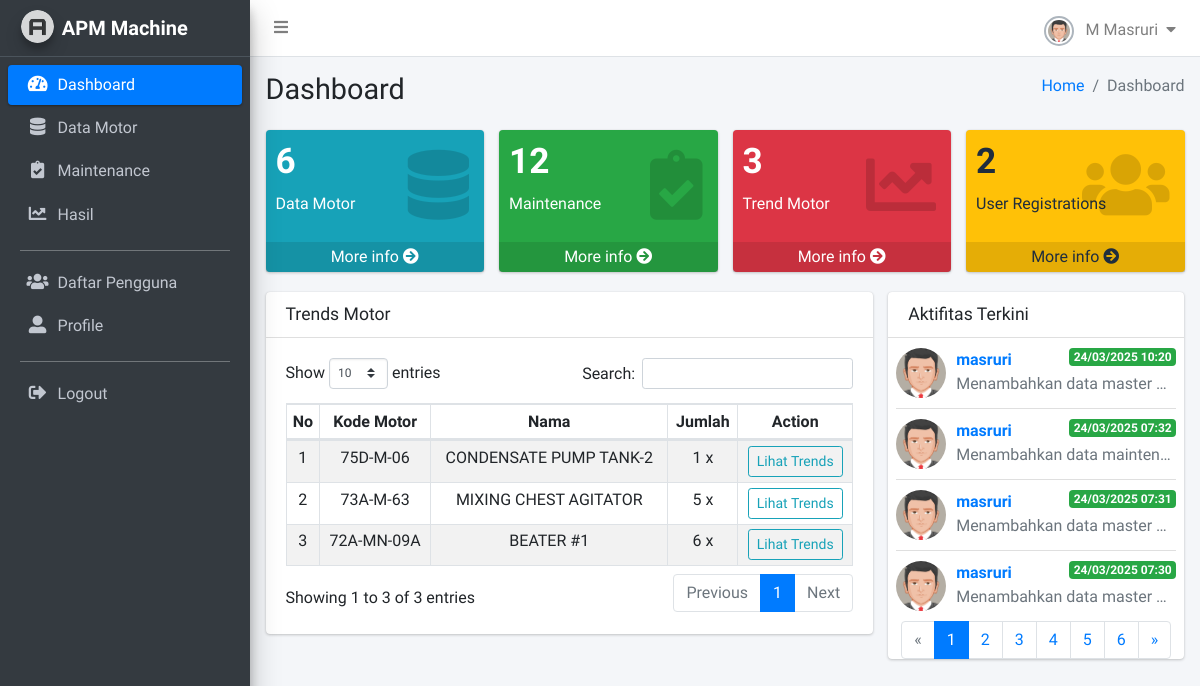
Before: /apm-machine/dashboard/ (signed in) with the older database file.
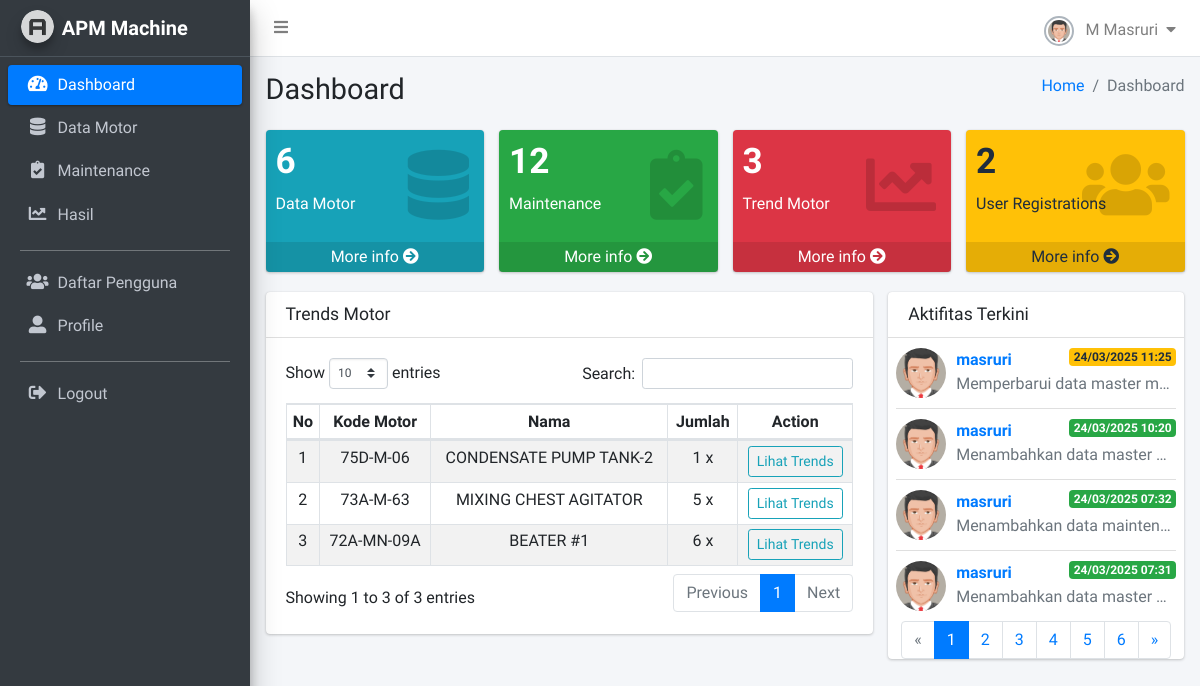
After: the same page with the newer database file.
### monitoring/models.py (models this page shows, shortened)
class Motor(models.Model):
    tag_number = models.CharField(_("Tag No"), max_length=50, unique=True)
    name = models.CharField(_("Motor Name"), max_length=100, null=True, blank=True)
    output = models.FloatField(_("Output"), help_text='Daya dalam KW', null=True, blank=True)
    voltage = models.FloatField(_("Voltage"), help_text='Tegangan dalam Volt', null=True, blank=True)
    starter_type = models.CharField(_("Starter Type"), max_length=50, null=True, blank=True)
    set_ol = models.FloatField(_("SET OL"), null=True, blank=True)
    input = models.FloatField(_("Input"), help_text='Arus dalam Ampere', null=True, blank=True)
    speed = models.FloatField(_("Speed"), help_text='RPM', null=True, blank=True)
    frek = models.FloatField(_("FREK/WEN/CY/HZ"), null=True, blank=True)
    frame = models.CharField(_("Frame"), max_length=50, null=True, blank=True)
    foundation_type = models.CharField(_("Fondation Type"), max_length=50, help_text='Rigid atau Flexible', null=True, blank=True)
    class_type = models.CharField(_("Class Type"), max_length=50, help_text='Kelas 2 atau 3', null=True, blank=True)
    created_at = models.DateTimeField(auto_now_add=True, verbose_name="Dibuat Pada")
    class Meta:
        verbose_name = "Motor"
        verbose_name_plural = "Daftar Motor"

class LogActivity(models.Model):
    user = models.ForeignKey(User, on_delete=models.CASCADE)
    action = models.CharField(max_length=100)
    description = models.TextField()
    timestamp = models.DateTimeField(auto_now_add=True)
    class Meta:
        verbose_name = "Logs Activity"
        verbose_name_plural = "Logs Aktifitas Pengguna"

### monitoring/views/dashboards.py (the view)
# urls.py: path('dashboard/', dashboard, name='dashboard'),
@login_required(login_url='login')
def dashboard(request):
    motors = Motor.objects.all()
    maintenances = Maintenance.objects.all()
    users = User.objects.all()
    logs_list = LogActivity.objects.all().order_by('-timestamp')
    paginator = Paginator(logs_list, 4)
    page_number = request.GET.get('page')
    logs = paginator.get_page(page_number)
    trends = motors.annotate(
        total_trend=Count('maintenance'),
        last_created=Max('maintenance__created_at')
    ).filter(total_trend__gt=0).order_by('-last_created')
    context = {
        'motors' : motors,
        'maintenances': maintenances,
        'users': users,
        'logs': logs,
        'trends': trends
    }
    return render(request, 'dashboard.html', context)

### templates/dashboard.html (shortened to what the changed rows need)
{% load static %}
<!DOCTYPE html>
<html lang="en">
<head>
    <link rel="stylesheet" href="{% static 'plugins/fontawesome-free/css/all.min.css' %}">
    <link rel='stylesheet' href='https://cdnjs.cloudflare.com/ajax/libs/font-awesome/4.0.3/css/font-awesome.css'>
    <link rel="stylesheet" href="{% static 'plugins/datatables-bs4/css/dataTables.bootstrap4.min.css' %}">
    <link rel="stylesheet" href="{% static 'plugins/datatables-responsive/css/responsive.bootstrap4.min.css' %}">
    <link rel="stylesheet" href="{% static 'plugins/sweetalert2-theme-bootstrap-4/bootstrap-4.min.css' %}">
    <link rel="stylesheet" href="{% static 'plugins/toastr/toastr.min.css' %}">
    <link rel="stylesheet" href="{% static 'dist/css/adminlte.min.css' %}">
</head>
<body class="hold-transition sidebar-mini layout-fixed layout-navbar-fixed layout-footer-fixed">
    <div class="wrapper">
        <div class="content-wrapper">
            <div class="content-header">
            <div class="container-fluid">
                <div class="row mb-2">
                <div class="col-sm-6">
                    <h1 class="m-0">Dashboard</h1>
                </div>
                </div>
            </div>
            </div>
            <section class="content">
                <div class="container-fluid">
                    <div class="row">
                        <div class="col-md-8">
                            <div class="card">
                            <div class="card-body">
                                <table id="tbtrendmotor" class="table table-sm table-bordered table-striped text-center">
                                    <thead>
                                    <tr>
                                        <th>No</th>
                                        <th>Kode Motor</th>
                                        <th>Nama</th>
                                        <th>Jumlah</th>
                                        <th>Action</th>
                                    </tr>
                                    </thead>
                                    <tbody>
                                        {% for m in trends %}
                                        <tr>
                                            <td>{{forloop.counter}}</td>
                                            <td>{{m.tag_number}}</td>
                                            <td>{{m.name}}</td>
                                            <td>{{m.total_trend}} x</td>
                                            <td>
                                                <a href="{% url 'motor_trend' m.id %}" class="btn btn-outline-info btn-sm"> Lihat Trends </a>
                                            </td>
                                        </tr>
                                        {% endfor %}
                                    </tbody>
                                </table>
                            </div>
                            </div>
                        </div>
                        <div class="col-md-4">
                            <div class="card">
                                <div class="card-body p-0">
                                    <ul class="products-list product-list-in-card pl-2 pr-2">
                                    {% for l in logs %}
                                    <li class="item">
                                        <div class="product-img">
                                        <img src="{% static 'dist/img/user.jpg' %}" alt="Product Image" class="img-fluid img-circle">
                                        </div>
                                        <div class="product-info">
                                        <a class="product-title">{{l.user}}
                                            <span class="badge
                                            {% if l.action == "Add" %}
                                            badge-success
                                            {% elif l.action == "Change" %}
                                            badge-warning
                                            {% else %}
                                            badge-danger
                                            {% endif %}
                                            float-right">{{l.timestamp|date:'d/m/Y H:i'}}</span></a>
                                        <span class="product-description">
                                            {{l.description}}
                                        </span>
                                        </div>
                                    </li>
                                    {% empty %}
                                    <p class="text-center">Tidak ada aktivitas.</p>
                                    {% endfor %}
                                    {% if logs.has_other_pages %}
                                    <nav>
                                        <ul class="pagination justify-content-center">
                                            {% for num in logs.paginator.page_range %}
                                            <li class="page-item {% if logs.number == num %}active{% endif %}">
                                                <a class="page-link" href="?page={{ num }}">{{ num }}</a>
                                            </li>
                                            {% endfor %}
                                        </ul>
                                    </nav>
                                    {% endif %}
                                    </ul>
                                </div>
                            </div>
                        </div>
                    </div>
                </div>
            </section>
        </div>
    </div>
</body>
</html>

Changed rows visible on the page:
no longer on this page (row unchanged): LogActivity: user "masruri", timestamp "24/03/2025 07:30", description "Menambahkan data master…"
added LogActivity: user "masruri", timestamp "24/03/2025 11:25", description "Memperbarui data master m…", action "Change" (drawn)
